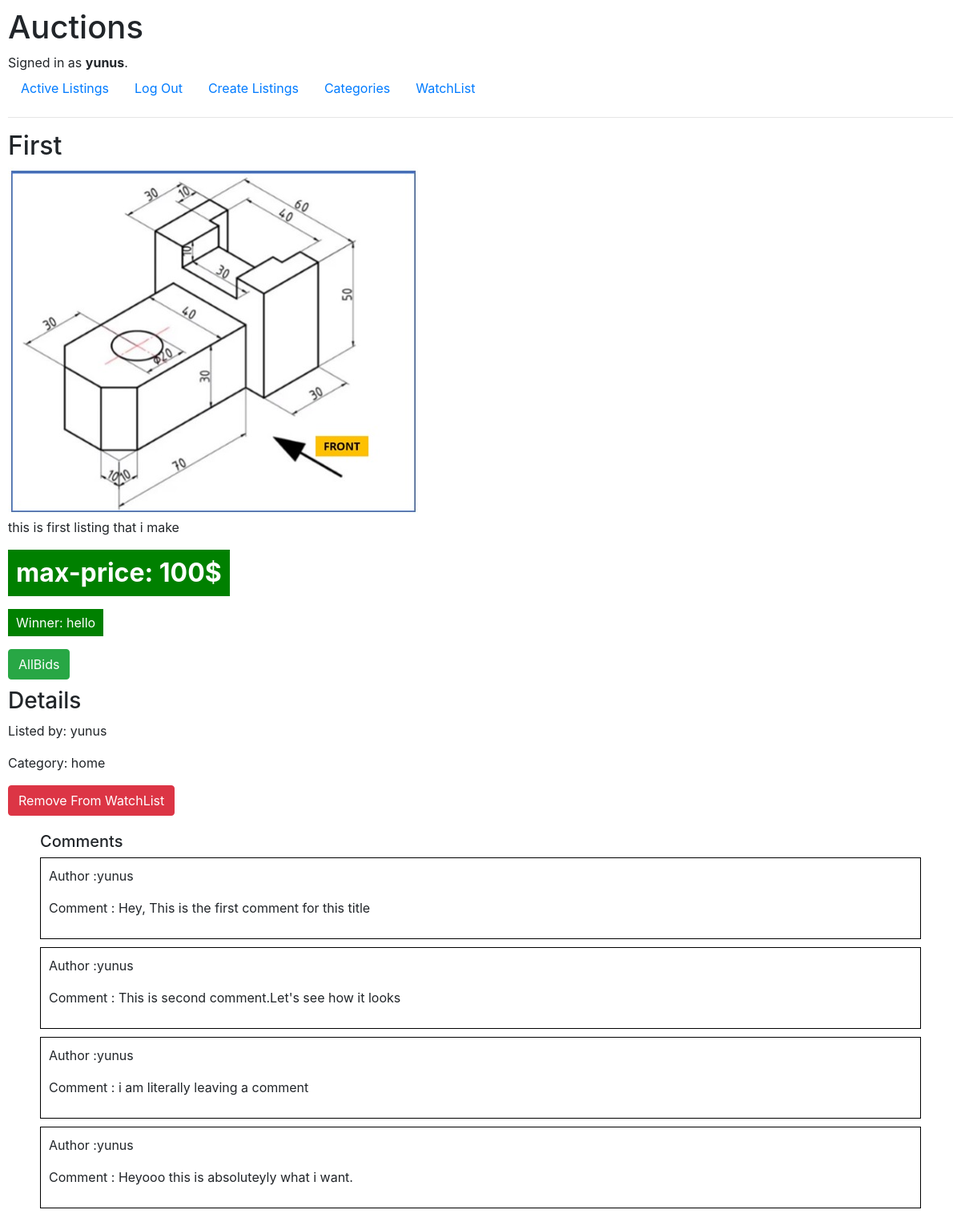
Page /2/detail/ (signed in) on the committed database.
### auctions/models.py (models this page shows, shortened)
class User(AbstractUser):
    pass

class Listing(models.Model):
    createdby = models.ForeignKey(get_user_model(),on_delete=models.CASCADE)
    title = models.CharField(max_length=50)
    image = models.ImageField(null=True, blank=True, upload_to="images/")
    description = models.CharField(max_length=255,default="description")
    price = models.CharField(max_length=100)
    link = models.CharField(max_length=100,blank=True)
    category = models.CharField(max_length=50,default="Home")
    date = models.DateTimeField(auto_now_add=True)
    isopen = models.BooleanField(default=True)

class Comment(models.Model):
    title =models.ForeignKey(Listing,on_delete=models.CASCADE,related_name="comments")
    comment = models.CharField(max_length=200)
    author = models.ForeignKey(get_user_model(),on_delete=models.CASCADE)

### auctions/views.py (the view, shortened to what this page needs)
# urls.py: path('<int:pk>/detail/',views.detail_view,name="detail"),
@login_required(login_url='login')
def detail_view(request,pk):
    product_detail = Listing.objects.get(id=pk)
    title = product_detail.title
    user = get_user(request)
    comments = Comment.objects.filter(title=pk)
    winner = ""
    max_bid = 0
    if not product_detail.isopen:
        all_bids = bid_list(title)
        hiddenbids = [0]
        for bid in all_bids:
            hiddenbids.append(int(bid.price))
        for k in all_bids:
            if hiddenbids[-1]==int(bid.price):
                winner = bid.user
        max_bid = sorted(hiddenbids)[-1]
    return render(request,'auctions/detail.html',{
        'object':product_detail,
        'comments':comments,
        'isopen':product_detail.isopen,
        'max_bid':max_bid,
        'winner':winner,
    })

### auctions/views.py (called while the page is built)
def bid_list(title):
    bids = Bid.objects.all()
    bids_list = []
    for bid in bids:
        if bid.title == title:
            bids_list.append(bid)
    return bids_list

### auctions/templates/auctions/detail.html (shortened to what this page needs)
{% extends 'auctions/layout.html' %}
{% block body %}
    <div class="content">
        <h2> {{object.title}} </h2>
        <div class="bigImage" style="width: 50%; min-height:300px;">
        {% if object.image %}
            <img src="{{ object.image.url }}" alt="Image">
        {% endif %}
        </div>
        <p>{{ object.description }}</p>
        {% if isopen %}
            <p style="font-size:32px;"> <strong> {{object.price}}$ </strong> </p>
        {% else %}
            <div>
                <p style="font-size:32px; background-color:green; display:inline-block; padding: 5px 10px; color:white;"> <strong> max-price: {{max_bid}}$ </strong> </p>
            </div>
        {% endif %}
        {% if isopen %}
        <form action="" method="POST">
            {% csrf_token %}
            <input type="text" placeholder="Bids" style="display: block;" name="bid">
            <input type="submit" value="Place Bids" name="newbid" class="btn btn-success" style="display: block; margin-top:20px; margin-bottom:20px">
        </form>
        {% else %}
            <p style="background-color:green; display:inline-block; padding: 5px 10px; color:white;">
            Winner: {{winner}}
            </p>
        {% endif %}
        <form action="" method="POST">
            <input type="submit" value="AllBids" name="allbids" class="btn btn-success" style="margin-bottom: 10px;">
        </form>
        <h3>Details</h3>
        <p>Listed by: {{object.createdby}} </p>
        <p>Category: {{object.category}} </p>
        <form action="" method="POST" style="margin-top:10px">
            <input type="submit" value="Remove From WatchList" class="btn btn-danger" name="remove">
        </form>
        <div class="comments" style="padding: 20px 40px;">
            <h5>Comments</h5>
            {% for comment in comments %}
            <div class="comment" style="border: 1px solid black;
             padding:10px 10px; margin-bottom: 10px;">
                <div class="comment-author">
                    <p>Author :{{comment.author}} </p>
                </div>
                <div class="comment-content">
                    <p>Comment : {{comment.comment}} </p>
                </div>
            </div>
            {% endfor %}
        </div>
    </div>
{% endblock body %}

### auctions/templates/auctions/layout.html (shortened to what this page needs)
{% load static %}
<!DOCTYPE html>
<html lang="en">
    <head>
        <link rel="stylesheet" href="https://stackpath.bootstrapcdn.com/bootstrap/4.4.1/css/bootstrap.min.css">
        <link href="{% static 'auctions/styles.css' %}" rel="stylesheet">
        <link href="{% static 'auctions/listing.css' %}" rel="stylesheet">
    </head>
    <body>
        <h1>Auctions</h1>
        <div>
            {% if user.is_authenticated %}
                Signed in as <strong>{{ user.username }}</strong>.
            {% else %}
                Not signed in.
            {% endif %}
        </div>
        <ul class="nav">
            <li class="nav-item">
                <a class="nav-link" href="{% url 'index' %}">Active Listings</a>
            </li>
            {% if user.is_authenticated %}
                <li class="nav-item">
                    <a class="nav-link" href="{% url 'logout' %}">Log Out</a>
                </li>
                <li class="nav-item">
                    <a class="nav-link" href="{% url 'create' %}">Create Listings</a>
                </li>
                <li class="nav-item">
                    <a class="nav-link" href="{% url 'categories' %}">Categories</a>
                </li>
                <li class="nav-item">
                    <a class="nav-link" href="{% url 'watchlist'%}">WatchList</a>
                </li>
            {% endif %}
        </ul>
        <hr>
        {% block body %}
        {% endblock %}
    </body>
</html>

### auctions/static/auctions/styles.css (style rules this page uses)
body { padding: 10px; }

### auctions/static/auctions/listing.css (style rules this page uses)
* { padding: 0; margin: 0; box-sizing: border-box; }

### rows in the picture
User: username "yunus"
Listing: title "First", image (picture), description "this is first listing that i make", createdby "yunus", category "home"
User: username "hello"
Comment: author "yunus", comment "Hey, This is the first comment for this title"
Comment: author "yunus", comment "This is second comment.Let's see how it looks"
Comment: author "yunus", comment "i am literally leaving a comment"
Comment: author "yunus", comment "Heyooo this is absoluteyly what i want."

### other values in the picture
{{ max_bid }} "100"
